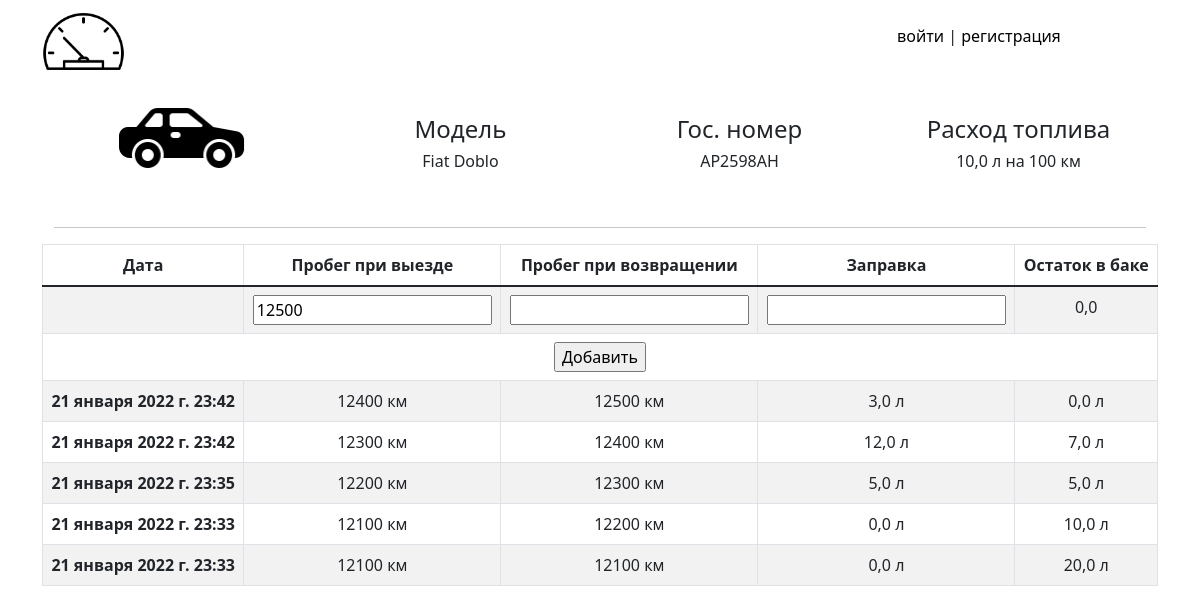
The app's page /car/2 with its own data.
### waybill/models.py (models this page shows, shortened)
class Car(models.Model):
    car_model = models.CharField(max_length=128)
    vin_number = models.CharField(max_length=128)
    state_number = models.CharField(max_length=128)
    car_driver = models.ForeignKey(UpdateUser, on_delete=models.CASCADE, related_name='cars') #UpdateUser
    consumption_per_100 = models.FloatField(default=8.0)

class Fuel(models.Model):
    car = models.ForeignKey(Car, on_delete=models.CASCADE, related_name='fuels')
    date = models.DateTimeField(default=datetime.datetime.now)
    tank_residue = models.FloatField()
    refueling = models.FloatField(default=0, null=True, blank=True)
    start_mileage = models.PositiveIntegerField()
    end_mileage = models.PositiveIntegerField()
    class Meta:
        ordering = ['-date']

### waybill/views.py (the view)
# urls.py: path('car/<int:pk>', views.CarDetailView.as_view(), name='car-detail'),
class CarDetailView(DetailView):
    model = Car
    template_name = 'waybill/car_detail.html'
    context_object_name = 'car'

### waybill/templates/waybill/car_detail.html (shortened to what this page needs)
{% extends 'waybill/base.html' %}
{% load static %}
{% block content %}
    <center>
        <div class="container">
            <div class="row align-items-center">
                <div class="col-3">
                    <img  class="img-fluid w-50" src="{% static 'waybill/img/car.png' %}" alt="Car image">
                </div>
                <div class="col-3">
                    <h4>Модель</h4>
                    <h6>{{ car.car_model }}</h3>
                </div>
                <div class="col-3">
                    <h4> Гос. номер</h4>
                    <h6> {{ car.state_number }}</h3>
                </div>
                <div class="col-3">
                    <h4>Расход топлива</h4>
                    <h6> {{ car.consumption_per_100 }} л на 100 км</h3>
                </div>
            </div>
            <hr>
            <div class="row">
                {% if car.fuels.all|length == 0 %}
                    <div class="col-12">
                        <h3>Необходимо добавить данные автомобиля для начала работы<h3>
                    </div>
                    <form action="{% url 'waybill:add-first-data' car.id %}"  method="post">
                        {% csrf_token %}
                                <label for="start_mileage">Пробег автомобиля на данный момент</label>
                                <input type="text" name='start_mileage'>
                                <label for="tank_residue">Объём топлива в баке автомобиля на данный момент</label>
                                <input type="text" name="tank_residue">
                                <input type="submit" value="Добавить">
                    </form>
                {% else %}
                    <table class="table table-striped text-center table-bordered">
                        <thead>
                            <tr>
                            <th scope="col">Дата</th>
                            <th scope="col">Пробег при выезде</th>
                            <th scope="col">Пробег при возвращении</th>
                            <th scope="col">Заправка</th>
                            <th scope="col">Остаток в баке</th>
                            </tr>
                        </thead>
                        <tbody>
                                <tr>
                                    <th scope="row"></th>
                                    <td><input type="text" form="my_form" name='start_mileage'
                                        {% if car.fuels.all.first.end_mileage == 0 %}
                                            value = "{{ car.fuels.all.first.start_mileage }}"
                                        {% else %}
                                            value = "{{ car.fuels.all.first.end_mileage }}"
                                        {% endif %}
                                        ></td>
                                    <td><input type="text" form="my_form" name='end_mileage'></td>
                                    <td><input type="text" form="my_form" name='refueling'></td>
                                    <td><label  form="my_form" name='tank_residue'> {{car.fuels.all.first.tank_residue}}</label></td>
                                </tr>
                                <tr>
                                    <td colspan="5" >
                                        <input type="submit" value='Добавить' form="my_form">
                                    </td>
                                </tr>
                            {% for fuel in car.fuels.all %}
                                <tr>
                                    <th scope="row">{{fuel.date}}</th>
                                    <td>{{fuel.start_mileage}} км</td>
                                    <td>{{fuel.end_mileage}} км</td>
                                    <td>{{fuel.refueling}} л</td>
                                    <td>{{fuel.tank_residue}} л</td>
                                </tr>
                            {% endfor %}
                        </tbody>
                    </table>
                {% endif %}
            </div>
        </div>
    </center>
{% endblock %}

### records on screen
Car: car_model "Fiat Doblo", state_number "AP2598AH", consumption_per_100 "10,0", start_mileage "12500", fuels.all.first.tank_residue "0,0"
Fuel: date "21 января 2022 г. 23:42", start_mileage "12400", end_mileage "12500", refueling "3,0", tank_residue "0,0"
Fuel: date "21 января 2022 г. 23:42", start_mileage "12300", end_mileage "12400", refueling "12,0", tank_residue "7,0"
Fuel: date "21 января 2022 г. 23:35", start_mileage "12200", end_mileage "12300", refueling "5,0", tank_residue "5,0"
Fuel: date "21 января 2022 г. 23:33", start_mileage "12100", end_mileage "12200", refueling "0,0", tank_residue "10,0"
Fuel: date "21 января 2022 г. 23:33", start_mileage "12100", end_mileage "12100", refueling "0,0", tank_residue "20,0"
